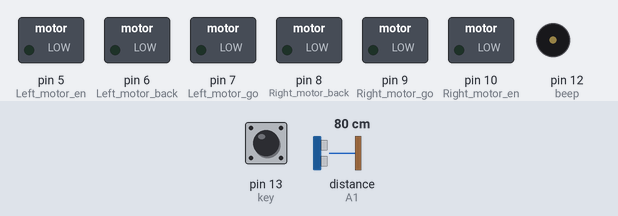
A sketch run on a simulated Arduino Uno, built with avr-gcc and run on an emulated ATmega328P. On the bench: switched loads named in the sketch (green lamp = pin HIGH), buzzer (waves = sounding, pin HIGH). The test bench sets the inputs (shaded band); at power-on: pin 13 (key) LOW, distance to the obstacle (sensor on A1) 80 cm. The echo pulse lasts 58.3 µs per cm; pins used as bus, display or sensor lines are not drawn.

Above: at 1.2 s.
1.3 s: pin 13 (key) pulled HIGH for 3.2 s
At 2.7 s:
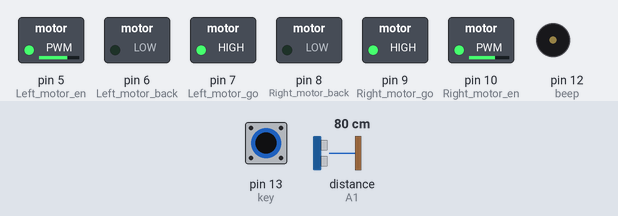
Timing chart, 0 to 6.0 s (numbered marks = the images above; inputs shaded):
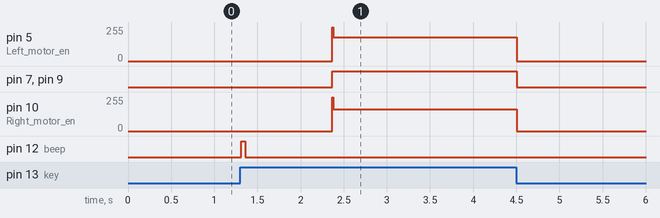

The sketch:

Ultrasonic_PID.ino
```cpp
//============================================================================
//  Ultrasonic Sensor PID Project
//  Always keep the robot car 20 cm away from an obstacle.
//=============================================================================

/*Set motor constant*/
const int left_motor_start = 56;
const int right_motor_start = 41;

/*Set motor port*/
int Right_motor_en = 10;
int Left_motor_en = 5;

int Right_motor_go = 9;
int Right_motor_back = 8;

int Left_motor_go = 7;
int Left_motor_back = 6;

/*Set Button port*/
int key = 13; // Active Low

/*Set BUZZER port*/
int beep = 12; // Active High

/*Ultrasonic sensor variables*/
const int trigPin = A0;
const int echoPin = A1;

/*PID Parameters*/
double Kp = 2;

double Ki = 0.3;

double Kd = 0.2;

double desired = 20;

double actual = 0;

double error = actual - desired;

double last_error = 0;

double derivative = error - last_error;

double integral = 0;

double integral_limit = 20;

int pid_correction = 0;

void setup()
{
  //Initialize motor drive for output mode
  pinMode(Left_motor_go,OUTPUT);
  pinMode(Left_motor_back,OUTPUT);
  pinMode(Right_motor_go,OUTPUT);
  pinMode(Right_motor_back,OUTPUT);
  pinMode(Right_motor_en, OUTPUT);
  pinMode(Left_motor_en, OUTPUT);

  pinMode(key,INPUT);// Set button as input
  pinMode(beep,OUTPUT);// Set buzzer as output

  digitalWrite(beep,LOW);// set buzzer mute

  pinMode(trigPin, OUTPUT); // Sets the trigPin as an Output
  pinMode(echoPin, INPUT); // Sets the echoPin as an Input

  Serial.begin(9600); // Starts the serial communication
}

double get_distance()
{
  double duration;

  // Clears the trigPin
  digitalWrite(trigPin, LOW);

  delayMicroseconds(2);

  // Sets the trigPin on HIGH state for 10 micro seconds
  digitalWrite(trigPin, HIGH);

  delayMicroseconds(10);

  digitalWrite(trigPin, LOW);

  // Reads the echoPin, returns the sound wave travel time in microseconds
  duration = pulseIn(echoPin, HIGH);

  // Calculating the distance
  return duration * 0.034 / 2;
}

void get_pid_correction()
{
  actual = get_distance();

  error = actual - desired;

  integral += error;

  if (last_error * error < 0) // Overshoot case
  {
    integral = 0;
  }

  if (integral > integral_limit) // Curb integral part
  {
    integral = integral_limit;
  }

  derivative = error - last_error;

  pid_correction = (int)(Kp * error + Ki * integral + Kp * derivative);

  last_error = error;
}

int check_value(int val)
{
  if (val > 255)
  {
    return 255;
  }
  else if (val < 0)
  {
    return 0;
  }
  else
  {
    return val;
  }
}

void run() // go ahead
{
  get_pid_correction();

  if (pid_correction > 0) // need to move forward
  {
    digitalWrite(Right_motor_go,HIGH);
    digitalWrite(Right_motor_back,LOW);

    digitalWrite(Left_motor_go,HIGH);
    digitalWrite(Left_motor_back,LOW);
  }
  else // need to move backward
  {
    digitalWrite(Right_motor_go,LOW);
    digitalWrite(Right_motor_back,HIGH);

    digitalWrite(Left_motor_go,LOW);
    digitalWrite(Left_motor_back,HIGH);

    pid_correction = -1 * pid_correction;
  }

  analogWrite(Left_motor_en, check_value(left_motor_start + pid_correction));
  analogWrite(Right_motor_en, check_value(right_motor_start + pid_correction));

  delay(10);
}

void stop() // stop
{
  digitalWrite(Right_motor_go,LOW);
  digitalWrite(Right_motor_back,LOW);

  digitalWrite(Left_motor_go,LOW);
  digitalWrite(Left_motor_back,LOW);

  analogWrite(Left_motor_en,0);
  analogWrite(Right_motor_en,0);

  delay(100);
}

void keysacn()
{
  while(digitalRead(key))// When the button is not pressed -- HIGH
  {
    delay(20);
  }

  while(!digitalRead(key))// When the button is pressed
  {
    delay(20);
  }

  delay(10); //delay 10ms

  digitalWrite(beep,HIGH);//The buzzer sounds

  delay(50); //delay 50ms

  digitalWrite(beep,LOW);//mute

  delay(1000); //delay 1s
}

void loop()
{
    keysacn();//Press the button to start

    while(digitalRead(key))// When the button is not pressed
    {
      run();
    }

    while(!digitalRead(key))// When the button is pressed
    {
      stop();

      delay(20);
    }
}
```

Measured:
- after the input at 1.3 s, pin 5 (Left_motor_en): 0/255 → 180/255 after 1.1 s, → 0/255 2.1 s later; pin 7 (Left_motor_go), pin 9 (Right_motor_go): LOW → HIGH after 1.1 s, → LOW 2.1 s later; pin 10 (Right_motor_en): 0/255 → 165/255 after 1.1 s, → 0/255 2.1 s later; pin 12 (beep): LOW → HIGH at once, → LOW 0.05 s later
